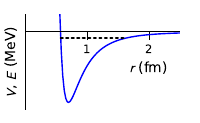

Generate this figure with Python:
import numpy as np
from scipy.optimize import brentq
import matplotlib.pyplot as plt

Vm = 25.0
Rm = 0.7
E = -2.2

def potential(r):
    return Vm*(2*(Rm/r)**6 - 3*(Rm/r)**4)

def turning_point(r):
    return potential(r) - E

r = np.linspace(0.1,2.5,100)
v = potential(r)
tp1 = brentq(turning_point,0.1,0.6)
tp2 = brentq(turning_point,0.6,2.0)
print('turning points = ',tp1,tp2)
plt.style.use('text-sans')
textwidth=2
ax = plt.figure(figsize=(textwidth,textwidth*0.618)).add_subplot(111)
ax.set_xlim(0.0,2.5)
ax.set_ylim(1.1*v.min(),6.0)
ax.spines['left'].set_position('zero')
ax.spines['right'].set_color('none')
ax.spines['bottom'].set_position('zero')
ax.spines['top'].set_color('none')
ax.xaxis.set_ticks([1.0,2.0])
ax.yaxis.set_ticks([])
ax.set_xlabel(r'$r$ (fm)',x=0.8)
ax.set_ylabel(r'$V$, $E$ (MeV)')

# nuclear
plt.plot(r,v,color='b',linewidth=1)

# energy
plt.plot([tp1,tp2],[E,E],color='k',linestyle=':')

plt.savefig('nuclear-potential.pdf',format='pdf')
